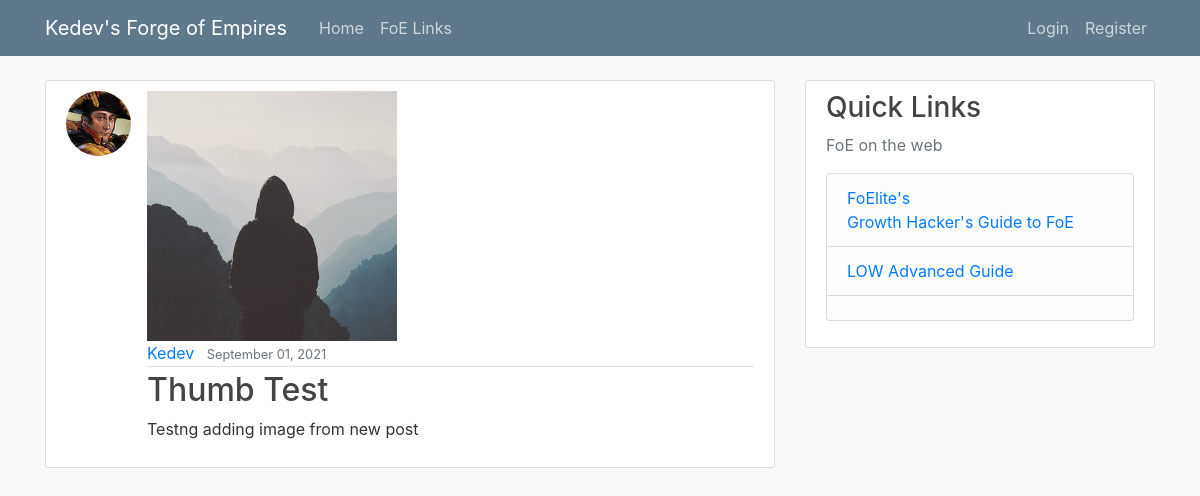
Screenshot of /post/32/ with the database file from the repository.
### blog/models.py (models this page shows, shortened)
class Post(models.Model):
    title = models.CharField(max_length=100)
    content = models.TextField()
    date_posted = models.DateTimeField(default=timezone.now)
    author = models.ForeignKey(User, on_delete=models.CASCADE)
    thumb = models.ImageField(default='default.jpg', blank=True)

### users/models.py (models this page shows, shortened)
class Profile(models.Model):
    user = models.OneToOneField(User, on_delete=models.CASCADE)
    image = models.ImageField(default='default.jpg', upload_to='profile_pics')

### blog/views.py (the view)
# urls.py: path('post/<int:pk>/', PostDetailView.as_view(), name='post-detail'),
class PostDetailView(DetailView):
    model = Post

### blog/templates/blog/post_detail.html (shortened to what this page needs)
{% extends "blog/base.html" %}
{% block content %}
  <article class="media content-section">
    <img class="rounded-circle article-img" src="{{ object.author.profile.image.url }}">
    <div class="media-body">
      <img src="{{ object.thumb.url }}">
      <div class="article-metadata">
        <a class="mr-2" href="{% url 'user-posts' object.author.username %}">{{ object.author }}</a>
        <small class="text-muted">{{ object.date_posted|date:"F d, Y" }}</small>
      </div>
      <h2 class="article-title">{{ object.title }}</h2>
      <p class="article-content">{{ object.content }}</p>
    </div>
  </article>
{% endblock content %}

### blog/static/blog/main.css (style rules this page uses)
body { background: #fafafa; color: #333333; margin-top: 5rem; }
h1, h2, h3, h4, h5, h6 { color: #444444; }
.content-section { background: #ffffff; padding: 10px 20px; border: 1px solid #dddddd; border-radius: 3px; margin-bottom: 20px; }
.article-title { color: #444444; }
.article-content { white-space: pre-line; }
.article-img { height: 65px; width: 65px; margin-right: 16px; }
.article-metadata { padding-bottom: 1px; margin-bottom: 4px; border-bottom: 1px solid #e3e3e3 }

### rows the page displays
Post: author.profile.image (picture), thumb (placeholder picture), author "Kedev", date_posted "September 01, 2021", title "Thumb Test", content "Testng adding image from new post"
